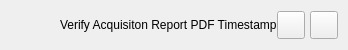
           <widget class="QFrame" name="content_top_bg">
            <property name="minimumSize">
             <size>
              <width>0</width>
              <height>50</height>
             </size>
            </property>
            <property name="maximumSize">
             <size>
              <width>16777215</width>
              <height>50</height>
             </size>
            </property>
            <property name="frameShape">
             <enum>QFrame::NoFrame</enum>
            </property>
            <property name="frameShadow">
             <enum>QFrame::Raised</enum>
            </property>
            <layout class="QHBoxLayout" name="horizontalLayout">
             <property name="spacing">
              <number>0</number>
             </property>
             <property name="leftMargin">
              <number>0</number>
             </property>
             <property name="topMargin">
              <number>0</number>
             </property>
             <property name="rightMargin">
              <number>10</number>
             </property>
             <property name="bottomMargin">
              <number>0</number>
             </property>
             <item>
              <widget class="QFrame" name="left_box">
               <property name="sizePolicy">
                <sizepolicy hsizetype="Expanding" vsizetype="Preferred">
                 <horstretch>0</horstretch>
                 <verstretch>0</verstretch>
                </sizepolicy>
               </property>
               <property name="frameShape">
                <enum>QFrame::NoFrame</enum>
               </property>
               <property name="frameShadow">
                <enum>QFrame::Raised</enum>
               </property>
               <layout class="QHBoxLayout" name="horizontalLayout_3">
                <property name="spacing">
                 <number>0</number>
                </property>
                <property name="leftMargin">
                 <number>0</number>
                </property>
                <property name="topMargin">
                 <number>0</number>
                </property>
                <property name="rightMargin">
                 <number>0</number>
                </property>
                <property name="bottomMargin">
                 <number>0</number>
                </property>
                <item>
                 <widget class="QFrame" name="logo_container">
                  <property name="minimumSize">
                   <size>
                    <width>60</width>
                    <height>0</height>
                   </size>
                  </property>
                  <property name="maximumSize">
                   <size>
                    <width>60</width>
                    <height>16777215</height>
                   </size>
                  </property>
                  <layout class="QHBoxLayout" name="horizontalLayout_8">
                   <property name="leftMargin">
                    <number>0</number>
                   </property>
                   <property name="topMargin">
                    <number>0</number>
                   </property>
                   <property name="rightMargin">
                    <number>0</number>
                   </property>
                   <property name="bottomMargin">
                    <number>0</number>
                   </property>
                   <item>
                    <widget class="QLabel" name="top_logo">
                     <property name="minimumSize">
                      <size>
                       <width>42</width>
                       <height>42</height>
                      </size>
                     </property>
                     <property name="maximumSize">
                      <size>
                       <width>42</width>
                       <height>42</height>
                      </size>
                     </property>
                     <property name="text">
                      <string/>
                     </property>
                     <property name="pixmap">
                      <pixmap resource="resources.qrc">:/images/images/logo-42x42.png</pixmap>
                     </property>
                    </widget>
                   </item>
                  </layout>
                 </widget>
                </item>
                <item>
                 <widget class="QLabel" name="title_right_info">
                  <property name="sizePolicy">
                   <sizepolicy hsizetype="Preferred" vsizetype="Expanding">
                    <horstretch>0</horstretch>
                    <verstretch>0</verstretch>
                   </sizepolicy>
                  </property>
                  <property name="maximumSize">
                   <size>
                    <width>16777215</width>
                    <height>45</height>
                   </size>
                  </property>
                  <property name="text">
                   <string>Verify Acquisiton Report PDF Timestamp</string>
                  </property>
                  <property name="alignment">
                   <set>Qt::AlignLeading|Qt::AlignLeft|Qt::AlignVCenter</set>
                  </property>
                 </widget>
                </item>
               </layout>
              </widget>
             </item>
             <item alignment="Qt::AlignRight">
              <widget class="QFrame" name="right_buttons_container">
               <property name="minimumSize">
                <size>
                 <width>0</width>
                 <height>28</height>
                </size>
               </property>
               <property name="styleSheet">
                <string notr="true">font-size:18px;</string>
               </property>
               <property name="frameShape">
                <enum>QFrame::NoFrame</enum>
               </property>
               <property name="frameShadow">
                <enum>QFrame::Raised</enum>
               </property>
               <layout class="QHBoxLayout" name="horizontalLayout_2">
                <property name="spacing">
                 <number>5</number>
                </property>
                <property name="leftMargin">
                 <number>0</number>
                </property>
                <property name="topMargin">
                 <number>0</number>
                </property>
                <property name="rightMargin">
                 <number>0</number>
                </property>
                <property name="bottomMargin">
                 <number>0</number>
                </property>
                <item>
                 <widget class="QPushButton" name="minimize_button">
                  <property name="minimumSize">
                   <size>
                    <width>28</width>
                    <height>28</height>
                   </size>
                  </property>
                  <property name="maximumSize">
                   <size>
                    <width>28</width>
                    <height>28</height>
                   </size>
                  </property>
                  <property name="cursor">
                   <cursorShape>PointingHandCursor</cursorShape>
                  </property>
                  <property name="toolTip">
                   <string/>
                  </property>
                  <property name="text">
                   <string/>
                  </property>
                  <property name="icon">
                   <iconset resource="resources.qrc">
                    <normaloff>:/icons/icons/icon_minimize-disabled.png</normaloff>:/icons/icons/icon_minimize-disabled.png</iconset>
                  </property>
                  <property name="iconSize">
                   <size>
                    <width>20</width>
                    <height>20</height>
                   </size>
                  </property>
                 </widget>
                </item>
                <item>
                 <widget class="QPushButton" name="close_button">
                  <property name="minimumSize">
                   <size>
                    <width>28</width>
                    <height>28</height>
                   </size>
                  </property>
                  <property name="maximumSize">
                   <size>
                    <width>28</width>
                    <height>28</height>
                   </size>
                  </property>
                  <property name="cursor">
                   <cursorShape>PointingHandCursor</cursorShape>
                  </property>
                  <property name="toolTip">
                   <string/>
                  </property>
                  <property name="text">
                   <string/>
                  </property>
                  <property name="icon">
                   <iconset resource="resources.qrc">
                    <normaloff>:/icons/icons/icon_close-disabled.png</normaloff>:/icons/icons/icon_close-disabled.png</iconset>
                  </property>
                  <property name="iconSize">
                   <size>
                    <width>20</width>
                    <height>20</height>
                   </size>
                  </property>
                 </widget>
                </item>
               </layout>
              </widget>
             </item>
            </layout>
           </widget>
